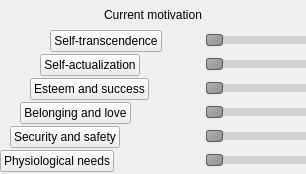
<?xml version="1.0" encoding="UTF-8"?>
<ui version="4.0">
 <class>GoalReferenceStakesEditor</class>
 <widget class="QWidget" name="GoalReferenceStakesEditor">
  <property name="geometry">
   <rect>
    <x>0</x>
    <y>0</y>
    <width>306</width>
    <height>174</height>
   </rect>
  </property>
  <property name="windowTitle">
   <string>Form</string>
  </property>
  <layout class="QVBoxLayout" name="verticalLayout">
   <property name="spacing">
    <number>2</number>
   </property>
   <property name="leftMargin">
    <number>0</number>
   </property>
   <property name="topMargin">
    <number>2</number>
   </property>
   <property name="rightMargin">
    <number>0</number>
   </property>
   <property name="bottomMargin">
    <number>2</number>
   </property>
   <item alignment="Qt::AlignHCenter">
    <widget class="QLabel" name="lblTitle">
     <property name="font">
      <font>
       <underline>false</underline>
      </font>
     </property>
     <property name="text">
      <string>Current motivation</string>
     </property>
    </widget>
   </item>
   <item>
    <layout class="QHBoxLayout" name="horizontalLayout">
     <property name="leftMargin">
      <number>50</number>
     </property>
     <item>
      <widget class="IconText" name="icontext_6">
       <property name="sizePolicy">
        <sizepolicy hsizetype="Maximum" vsizetype="Fixed">
         <horstretch>0</horstretch>
         <verstretch>0</verstretch>
        </sizepolicy>
       </property>
       <property name="text">
        <string>Self-transcendence</string>
       </property>
       <property name="iconName" stdset="0">
        <string>mdi6.meditation</string>
       </property>
       <property name="iconColor" stdset="0">
        <string>#c38e70</string>
       </property>
      </widget>
     </item>
     <item alignment="Qt::AlignRight">
      <widget class="QSlider" name="sliderTranscendence">
       <property name="sizePolicy">
        <sizepolicy hsizetype="Fixed" vsizetype="Fixed">
         <horstretch>0</horstretch>
         <verstretch>0</verstretch>
        </sizepolicy>
       </property>
       <property name="minimumSize">
        <size>
         <width>100</width>
         <height>0</height>
        </size>
       </property>
       <property name="maximumSize">
        <size>
         <width>100</width>
         <height>16777215</height>
        </size>
       </property>
       <property name="cursor">
        <cursorShape>PointingHandCursor</cursorShape>
       </property>
       <property name="styleSheet">
        <string notr="true">QSlider::groove:horizontal {
    border: 1px solid #999999;
    height: 6px; /* the groove expands to the size of the slider by default. by giving it a height, it has a fixed size */
    background: qlineargradient(x1:0, y1:0, x2:0, y2:1, stop:0 #B1B1B1, stop:1 #c4c4c4);
    margin: 0px 0;
}

QSlider::handle:horizontal {
    background: qlineargradient(x1:0, y1:0, x2:1, y2:1, stop:0 #b4b4b4, stop:1 #8f8f8f);
    border: 1px solid #5c5c5c;
    width: 15px;
    margin: -3px -1px;
    border-radius: 3px;
}

QSlider::add-page:horizontal {
    background: lightgray;
}

QSlider::sub-page:horizontal {
    background: #c38e70;
}</string>
       </property>
       <property name="maximum">
        <number>10</number>
       </property>
       <property name="pageStep">
        <number>1</number>
       </property>
       <property name="orientation">
        <enum>Qt::Horizontal</enum>
       </property>
      </widget>
     </item>
    </layout>
   </item>
   <item>
    <layout class="QHBoxLayout" name="horizontalLayout_2">
     <property name="leftMargin">
      <number>40</number>
     </property>
     <item>
      <widget class="IconText" name="icontext_5">
       <property name="sizePolicy">
        <sizepolicy hsizetype="Maximum" vsizetype="Fixed">
         <horstretch>0</horstretch>
         <verstretch>0</verstretch>
        </sizepolicy>
       </property>
       <property name="text">
        <string>Self-actualization</string>
       </property>
       <property name="iconName" stdset="0">
        <string>mdi.yoga</string>
       </property>
       <property name="iconColor" stdset="0">
        <string>#52b788</string>
       </property>
      </widget>
     </item>
     <item alignment="Qt::AlignRight">
      <widget class="QSlider" name="sliderActualization">
       <property name="sizePolicy">
        <sizepolicy hsizetype="Fixed" vsizetype="Fixed">
         <horstretch>0</horstretch>
         <verstretch>0</verstretch>
        </sizepolicy>
       </property>
       <property name="minimumSize">
        <size>
         <width>100</width>
         <height>0</height>
        </size>
       </property>
       <property name="maximumSize">
        <size>
         <width>100</width>
         <height>16777215</height>
        </size>
       </property>
       <property name="cursor">
        <cursorShape>PointingHandCursor</cursorShape>
       </property>
       <property name="styleSheet">
        <string notr="true">QSlider::groove:horizontal {
    border: 1px solid #999999;
    height: 6px; /* the groove expands to the size of the slider by default. by giving it a height, it has a fixed size */
    background: qlineargradient(x1:0, y1:0, x2:0, y2:1, stop:0 #B1B1B1, stop:1 #c4c4c4);
    margin: 0px 0;
}

QSlider::handle:horizontal {
    background: qlineargradient(x1:0, y1:0, x2:1, y2:1, stop:0 #b4b4b4, stop:1 #8f8f8f);
    border: 1px solid #5c5c5c;
    width: 15px;
    margin: -3px -1px;
    border-radius: 3px;
}

QSlider::add-page:horizontal {
    background: lightgray;
}

QSlider::sub-page:horizontal {
    background: #52b788;
}</string>
       </property>
       <property name="maximum">
        <number>10</number>
       </property>
       <property name="pageStep">
        <number>1</number>
       </property>
       <property name="orientation">
        <enum>Qt::Horizontal</enum>
       </property>
      </widget>
     </item>
    </layout>
   </item>
   <item>
    <layout class="QHBoxLayout" name="horizontalLayout_3">
     <property name="leftMargin">
      <number>30</number>
     </property>
     <item>
      <widget class="IconText" name="icontext_4">
       <property name="sizePolicy">
        <sizepolicy hsizetype="Maximum" vsizetype="Fixed">
         <horstretch>0</horstretch>
         <verstretch>0</verstretch>
        </sizepolicy>
       </property>
       <property name="text">
        <string>Esteem and success</string>
       </property>
       <property name="iconName" stdset="0">
        <string>fa5s.award</string>
       </property>
       <property name="iconColor" stdset="0">
        <string>#00b4d8</string>
       </property>
      </widget>
     </item>
     <item alignment="Qt::AlignRight">
      <widget class="QSlider" name="sliderEsteem">
       <property name="sizePolicy">
        <sizepolicy hsizetype="Fixed" vsizetype="Fixed">
         <horstretch>0</horstretch>
         <verstretch>0</verstretch>
        </sizepolicy>
       </property>
       <property name="minimumSize">
        <size>
         <width>100</width>
         <height>0</height>
        </size>
       </property>
       <property name="maximumSize">
        <size>
         <width>100</width>
         <height>16777215</height>
        </size>
       </property>
       <property name="cursor">
        <cursorShape>PointingHandCursor</cursorShape>
       </property>
       <property name="styleSheet">
        <string notr="true">QSlider::groove:horizontal {
    border: 1px solid #999999;
    height: 6px; /* the groove expands to the size of the slider by default. by giving it a height, it has a fixed size */
    background: qlineargradient(x1:0, y1:0, x2:0, y2:1, stop:0 #B1B1B1, stop:1 #c4c4c4);
    margin: 0px 0;
}

QSlider::handle:horizontal {
    background: qlineargradient(x1:0, y1:0, x2:1, y2:1, stop:0 #b4b4b4, stop:1 #8f8f8f);
    border: 1px solid #5c5c5c;
    width: 15px;
    margin: -3px -1px;
    border-radius: 3px;
}

QSlider::add-page:horizontal {
    background: lightgray;
}

QSlider::sub-page:horizontal {
    background: #00b4d8;
}</string>
       </property>
       <property name="maximum">
        <number>10</number>
       </property>
       <property name="pageStep">
        <number>1</number>
       </property>
       <property name="orientation">
        <enum>Qt::Horizontal</enum>
       </property>
      </widget>
     </item>
    </layout>
   </item>
   <item>
    <layout class="QHBoxLayout" name="horizontalLayout_4">
     <property name="leftMargin">
      <number>20</number>
     </property>
     <item>
      <widget class="IconText" name="icontext_3">
       <property name="sizePolicy">
        <sizepolicy hsizetype="Maximum" vsizetype="Fixed">
         <horstretch>0</horstretch>
         <verstretch>0</verstretch>
        </sizepolicy>
       </property>
       <property name="text">
        <string>Belonging and love</string>
       </property>
       <property name="iconName" stdset="0">
        <string>fa5s.hand-holding-heart</string>
       </property>
       <property name="iconColor" stdset="0">
        <string>#d00000</string>
       </property>
      </widget>
     </item>
     <item alignment="Qt::AlignRight">
      <widget class="QSlider" name="sliderBelonging">
       <property name="sizePolicy">
        <sizepolicy hsizetype="Fixed" vsizetype="Fixed">
         <horstretch>0</horstretch>
         <verstretch>0</verstretch>
        </sizepolicy>
       </property>
       <property name="minimumSize">
        <size>
         <width>100</width>
         <height>0</height>
        </size>
       </property>
       <property name="maximumSize">
        <size>
         <width>100</width>
         <height>16777215</height>
        </size>
       </property>
       <property name="cursor">
        <cursorShape>PointingHandCursor</cursorShape>
       </property>
       <property name="styleSheet">
        <string notr="true">QSlider::groove:horizontal {
    border: 1px solid #999999;
    height: 6px; /* the groove expands to the size of the slider by default. by giving it a height, it has a fixed size */
    background: qlineargradient(x1:0, y1:0, x2:0, y2:1, stop:0 #B1B1B1, stop:1 #c4c4c4);
    margin: 0px 0;
}

QSlider::handle:horizontal {
    background: qlineargradient(x1:0, y1:0, x2:1, y2:1, stop:0 #b4b4b4, stop:1 #8f8f8f);
    border: 1px solid #5c5c5c;
    width: 15px;
    margin: -3px -1px;
    border-radius: 3px;
}

QSlider::add-page:horizontal {
    background: lightgray;
}

QSlider::sub-page:horizontal {
    background: #d00000;
}</string>
       </property>
       <property name="maximum">
        <number>10</number>
       </property>
       <property name="pageStep">
        <number>1</number>
       </property>
       <property name="orientation">
        <enum>Qt::Horizontal</enum>
       </property>
      </widget>
     </item>
    </layout>
   </item>
   <item>
    <layout class="QHBoxLayout" name="horizontalLayout_5">
     <property name="leftMargin">
      <number>10</number>
     </property>
     <item>
      <widget class="IconText" name="icontext_2">
       <property name="sizePolicy">
        <sizepolicy hsizetype="Maximum" vsizetype="Fixed">
         <horstretch>0</horstretch>
         <verstretch>0</verstretch>
        </sizepolicy>
       </property>
       <property name="styleSheet">
        <string notr="true">IconText {border: 0px; background-color: rgba(0, 0, 0, 0);}</string>
       </property>
       <property name="text">
        <string>Security and safety</string>
       </property>
       <property name="iconName" stdset="0">
        <string>mdi.shield-half-full</string>
       </property>
       <property name="iconColor" stdset="0">
        <string>#8900f2</string>
       </property>
      </widget>
     </item>
     <item alignment="Qt::AlignRight">
      <widget class="QSlider" name="sliderSecurity">
       <property name="sizePolicy">
        <sizepolicy hsizetype="Fixed" vsizetype="Fixed">
         <horstretch>0</horstretch>
         <verstretch>0</verstretch>
        </sizepolicy>
       </property>
       <property name="minimumSize">
        <size>
         <width>100</width>
         <height>0</height>
        </size>
       </property>
       <property name="maximumSize">
        <size>
         <width>100</width>
         <height>16777215</height>
        </size>
       </property>
       <property name="cursor">
        <cursorShape>PointingHandCursor</cursorShape>
       </property>
       <property name="styleSheet">
        <string notr="true">QSlider::groove:horizontal {
    border: 1px solid #999999;
    height: 6px; /* the groove expands to the size of the slider by default. by giving it a height, it has a fixed size */
    background: qlineargradient(x1:0, y1:0, x2:0, y2:1, stop:0 #B1B1B1, stop:1 #c4c4c4);
    margin: 0px 0;
}

QSlider::handle:horizontal {
    background: qlineargradient(x1:0, y1:0, x2:1, y2:1, stop:0 #b4b4b4, stop:1 #8f8f8f);
    border: 1px solid #5c5c5c;
    width: 15px;
    margin: -3px -1px;
    border-radius: 3px;
}

QSlider::add-page:horizontal {
    background: lightgray;
}

QSlider::sub-page:horizontal {
    background: #8900f2;
}</string>
       </property>
       <property name="maximum">
        <number>10</number>
       </property>
       <property name="pageStep">
        <number>1</number>
       </property>
       <property name="orientation">
        <enum>Qt::Horizontal</enum>
       </property>
      </widget>
     </item>
    </layout>
   </item>
   <item>
    <layout class="QHBoxLayout" name="horizontalLayout_6">
     <item>
      <widget class="IconText" name="icontext">
       <property name="sizePolicy">
        <sizepolicy hsizetype="Maximum" vsizetype="Fixed">
         <horstretch>0</horstretch>
         <verstretch>0</verstretch>
        </sizepolicy>
       </property>
       <property name="font">
        <font>
         <bold>false</bold>
        </font>
       </property>
       <property name="styleSheet">
        <string notr="true">IconText {border: 0px; background-color: rgba(0, 0, 0, 0);}</string>
       </property>
       <property name="text">
        <string>Physiological needs</string>
       </property>
       <property name="iconName" stdset="0">
        <string>mdi.water</string>
       </property>
       <property name="iconColor" stdset="0">
        <string>#023e8a</string>
       </property>
      </widget>
     </item>
     <item alignment="Qt::AlignRight">
      <widget class="QSlider" name="sliderPhysiological">
       <property name="sizePolicy">
        <sizepolicy hsizetype="Fixed" vsizetype="Fixed">
         <horstretch>0</horstretch>
         <verstretch>0</verstretch>
        </sizepolicy>
       </property>
       <property name="minimumSize">
        <size>
         <width>100</width>
         <height>0</height>
        </size>
       </property>
       <property name="maximumSize">
        <size>
         <width>100</width>
         <height>16777215</height>
        </size>
       </property>
       <property name="cursor">
        <cursorShape>PointingHandCursor</cursorShape>
       </property>
       <property name="styleSheet">
        <string notr="true">QSlider::groove:horizontal {
    border: 1px solid #999999;
    height: 6px; /* the groove expands to the size of the slider by default. by giving it a height, it has a fixed size */
    background: qlineargradient(x1:0, y1:0, x2:0, y2:1, stop:0 #B1B1B1, stop:1 #c4c4c4);
    margin: 0px 0;
}

QSlider::handle:horizontal {
    background: qlineargradient(x1:0, y1:0, x2:1, y2:1, stop:0 #b4b4b4, stop:1 #8f8f8f);
    border: 1px solid #5c5c5c;
    width: 15px;
    margin: -3px -1px;
    border-radius: 3px;
}

QSlider::add-page:horizontal {
    background: lightgray;
}

QSlider::sub-page:horizontal {
    background: #023e8a;
}</string>
       </property>
       <property name="maximum">
        <number>10</number>
       </property>
       <property name="pageStep">
        <number>1</number>
       </property>
       <property name="orientation">
        <enum>Qt::Horizontal</enum>
       </property>
      </widget>
     </item>
    </layout>
   </item>
  </layout>
 </widget>
 <customwidgets>
  <customwidget>
   <class>IconText</class>
   <extends>QPushButton</extends>
   <header>src.main.python.plotlyst.view.widget.display</header>
  </customwidget>
 </customwidgets>
 <resources/>
 <connections/>
</ui>
